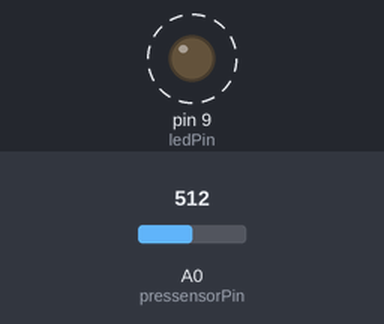
The sketch below on a simulated Arduino Uno, built with avr-gcc and run on an emulated ATmega328P. Shown: output pins drawn as LEDs (lit = HIGH). Dashed ring = blinking. The inputs (shaded band) are chosen by the test bench; at power-on: A0 (pressensorPin) = 512.

Above: at 0.89 s.
1.3 s: A0 (pressensorPin) set to 306
At 1.41 s:
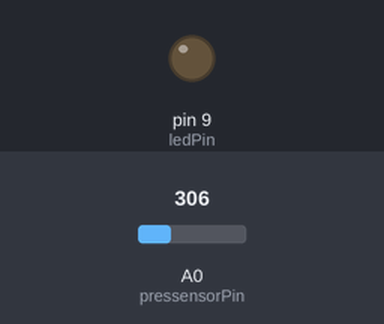
At 1.92 s:
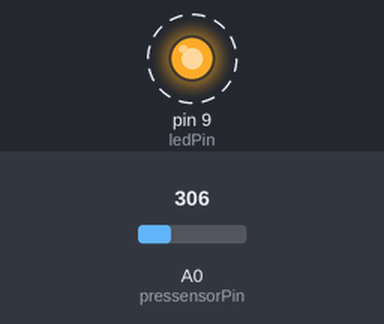
4.3 s: A0 (pressensorPin) set to 122
Timing chart, 0 to 13.3 s (numbered marks = the images above; inputs shaded):
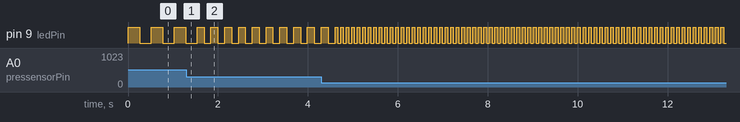

The sketch:

Homework_04.ino
```cpp
int ledPin=9;
int pressensorPin=A0;

void setup()
{
  pinMode(ledPin, OUTPUT);
}

void loop()
{
  int value=0;

  for (int i=0;i<5;i++)
{
  value=value+analogRead(pressensorPin);
}
  value=value/10;

if (value<=20)
{
   digitalWrite(ledPin,HIGH);
}
else{
    digitalWrite(ledPin,HIGH);
    delay(value);
    digitalWrite(ledPin,LOW);
    delay(value);
  };

}
```

Measured:
- after the input at 1.3 s, pin 9 (ledPin): alternates HIGH for 0.15 s and LOW for 0.15 s, starting after 0.39 s
- by itself, pin 9 (ledPin): alternates HIGH for 0.26 s and LOW for 0.26 s
